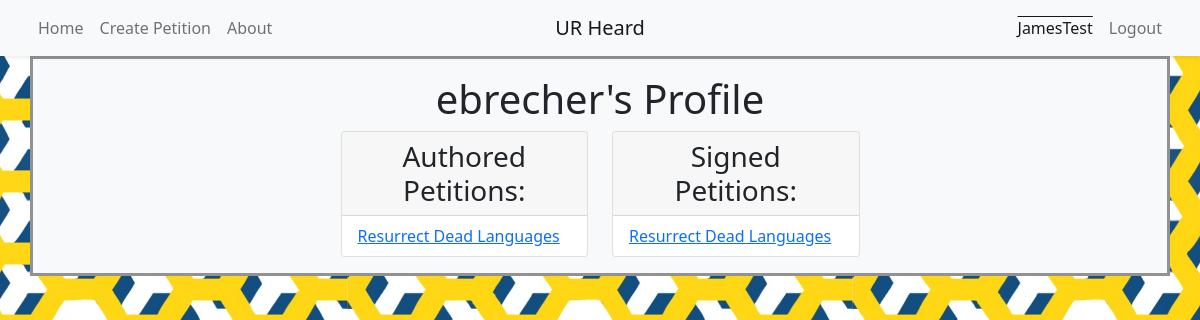
Screenshot of /profile/3 (signed in) with the database file from the repository.
### models.py (models this page shows, shortened)
class User(UserMixin, db.Model):
	__tablename__ = 'user'
	id = db.Column(db.Integer, primary_key=True)
	name = db.Column(db.String(50), nullable=False, unique=True, index=True)
	email = db.Column(db.String(50), unique=True, index=True)
	password_hash = db.Column(db.String(128))
	@property
	def password(self):
		raise AttributeError('password is not a readable attribute')

class Petition(db.Model):
	__tablename__ = 'petition'
	id = db.Column(db.Integer, primary_key=True)
	title = db.Column(db.String(80), nullable=False)
	body = db.Column(db.Text, nullable=False)
	author_id = db.Column(db.Integer, db.ForeignKey('user.id'), nullable=False)
	author = db.relationship('User', backref='petition')
	timestamp = db.Column(db.DateTime, default=datetime.utcnow)
	signers = db.relationship('User', secondary=signature, backref='signed_petitions')
	initial_signatures = 0
	signature_count = db.Column(db.Integer, default=initial_signatures)

### app.py (the view)
@app.route('/profile/<int:id>')
def profile(id):
	current_profile = User.query.get_or_404(id)
	return render_template('profile.html', current_profile=current_profile)

### app.py (called while the page is built)
@login_manager.user_loader
def load_user(user_id):
	return User.query.get(int(user_id))

### templates/profile.html (shortened to what this page needs)
{% extends "base.html" %}
{% block content %}
	<header class="page-header">
		<h1 class="text-center">{{ current_profile.name}}'s Profile</h1>
	</header>
	<div class="row w-50 mx-auto">
		<div class="column w-50">
			<div class="card">
				<h3 class="card-header text-center">Authored Petitions:</h3>
				<ul class="list-group list-group-flush">
					{% for petition in current_profile.petition|reverse %}
						<li class="list-group-item"><a href="{{ url_for ('petition', id=petition.id) }}">{{petition.title}}</a></li>
					{% endfor %}
				</ul>
			</div>
		</div>
		<div class="column w-50">
			<div class="card">
				<h3 class="card-header text-center">Signed Petitions:</h3>
				<ul class="list-group list-group-flush">
					{% for petition in current_profile.signed_petitions|reverse %}
						<li class="list-group-item"><a href="{{ url_for ('petition', id=petition.id) }}">{{petition.title}}</a></li>
					{% endfor %}
				</ul>
			</div>
		</div>
	</div>
{% endblock content %}

### templates/base.html (shortened to what this page needs)
{% from 'bootstrap/nav.html' import render_nav_item %}
{% from 'bootstrap/utils.html' import render_messages %}
{% import "bootstrap/form.html" as wtf %}
<!DOCTYPE html>
<html lang="en">
	<head>
		{% block head %}
			{% block styles %}
				<link href="https://cdn.jsdelivr.net/npm/bootstrap@5.0.0-beta1/dist/css/bootstrap.min.css" rel="stylesheet">
			{% endblock styles %}
		{% endblock head %}
	</head>
	<body>
		<nav class="navbar navbar-expand-sm bg-light navbar-light sticky-top shadow-sm">
			<div class="container justify-content-around px-0">
				<ul class="navbar-nav ml-auto w-50">
					{{ render_nav_item('index', 'Home', use_li=True) }}
					{{ render_nav_item('create', 'Create Petition', use_li=True) }}
					{{ render_nav_item('about', 'About', use_li=True) }}
				</ul>
				<a href="/" class="navbar-brand mx-auto d-block text-center w-25">UR Heard</a>
				<ul class="navbar-nav mr-auto w-50 justify-content-end">
					{% if current_user.is_authenticated %}
						{{ render_nav_item('profile', current_user.name, use_li=True, id=current_user.id) }}
						{{ render_nav_item('logout', 'Logout', use_li=True) }}
					{% else %}
						{{ render_nav_item('login', 'Login', use_li=True) }}
						{{ render_nav_item('register', 'Register', use_li=True) }}
					{% endif %}
				</ul>
			</div>
		</nav>
		<div class="container bg-light" id="shadow">
			<div class="container bg-light" id="content">
			{% block content %}
			{% endblock content %}
			</div>
		</div>
	</body>
</html>

### rows the page displays
User: name+id "JamesTest"
User: name "ebrecher"
Petition: title "Resurrect Dead Languages"

### other values shown
{{ render_nav_item('index', 'Home', use_li=True) }} "Home"
{{ render_nav_item('create', 'Create Petition', use_li=True) }} "Create Petition"
{{ render_nav_item('about', 'About', use_li=True) }} "About"
{{ render_nav_item('logout', 'Logout', use_li=True) }} "Logout"
